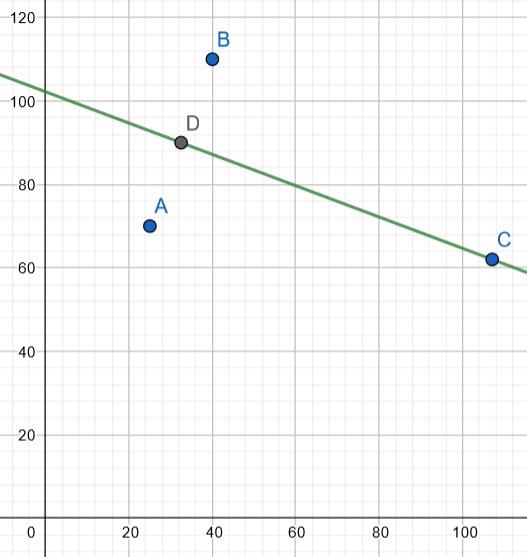
#> input picture ComputerScience/4th-year/Computer_Vision/Calibracion/getCamExample.png, 527 x 557 px
$ python angulos.py getCamExample.png
#> lines starting #> are read from the running program, lines starting #| are printed output that depends on the picture
#!/usr/bin/env python

from math import prod
from cv2 import EVENT_LBUTTONDBLCLK
import numpy as np
import cv2   as cv

import sys
from glob import glob

#Definimos las funciones que vamos a utilizar
def prodEsc(x,y):
    p = 0
    for i in range(0,len(x)):
        p += x[i]*y[i]
    return p

def norm(x):
    return np.sqrt(prodEsc(x,x))

def min(x,y):
    if (x<=y):
        return x
    return y

#Llevamos un estado:
#   0: ningún punto seleccionado
#   1: primer punto seleccionado
#   2: ambos puntos seleccionados
state = 0

#El manejador del ratón
def mouse_handler(event, x, y, flags, params):
    #Si detectamos un doble click
    if event == cv.EVENT_LBUTTONDBLCLK:
        global state, p1, p2
        #Si el estado es 0, creamos el punto 1
        if state == 0:
            p1 = np.array([x,y])
            state = 1
        #Si el estado es 1, creamos el punto 2
        elif state == 1:
            p2 = np.array([x,y])
            state = 2
        #Si el estado es 2, volvemos al inicio
        else:
            p1 = np.empty(2)
            p2 = np.empty(2)
            state = 0
    return

#Tomamos la imagen que nos pasan como ruta
url = glob(sys.argv[1])[0]

#Asumo que está hecha con mi cámara
f=3488

#Mostramos la imagen y dejamos marcar los puntos con el ratón
img = cv.imread(url)
#> img is the input picture: shape (557, 527, 3); mean B, G, R 248.6, 248.8, 248.3

p1 = np.empty(2)
p2 = np.empty(2)

#Creamos la ventana
cv.namedWindow("Img")

#Asignamos el manejador
cv.setMouseCallback("Img",mouse_handler)

#Definimos el punto donde se "encuentra" la cámara
dims = img.shape
#> dims = (557, 527, 3)
C = np.array([dims[1]/2, dims[0]/2, 0])
#> C = [263.5, 278.5, 0]

#Reescalamos la imagen para que sea más cómodo porque es muy grande
factor = 20
dim = (int(dims[1]*factor/100), int(dims[0]*factor/100))
#> dim = (105, 111)
rs = cv.resize(img, dim)
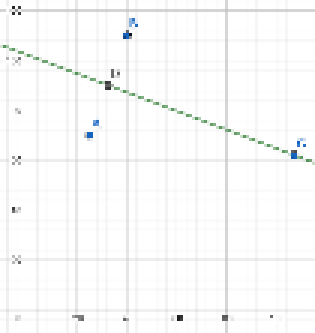
#> rs: shape (111, 105, 3) (shown 3 times larger); mean B, G, R 249.8, 250, 249.5

while True:
    key = cv.waitKey(1) & 0xFF
#> (key Esc is pressed here)
    if key == 27: break

    imgF = rs.copy()

    #Cuando hay algún punto seleccionado, lo mostramos
    if state >= 1:
        cv.circle(imgF, (int(p1[0]), int(p1[1])), 10, (255,0,0))
        cv.putText(imgF, "("+str(int(p1[0]*100/factor))+", "+str(int(p1[1]*100/factor))+")" , (min(int(p1[0]+12), dim[0]-100), int(p1[1])), cv.FONT_HERSHEY_SIMPLEX, 0.5, (255,255,255))

        #Si están los dos puntos los mostramos y calculamos el ángulo
        if state == 2:
            cv.circle(imgF, (int(p2[0]), int(p2[1])), 10, (0,255,0))
            cv.putText(imgF, "("+str(int(p2[0]*100/factor))+", "+str(int(p2[1]*100/factor))+")" , (min(int(p2[0]+12), dim[0]-100), int(p2[1])), cv.FONT_HERSHEY_SIMPLEX, 0.5, (255,255,255))
            #Pasamos los puntos a 3D
            cp1 = np.append(p1*100/factor, f) - C
            cp2 = np.append(p2*100/factor, f) - C
            #Calculamos el ángulo
            alpha = np.arccos(prodEsc(cp1, cp2)/(norm(cp1)*norm(cp2)))*360/(2*np.pi)
            cv.putText(imgF, str(alpha), (min(int(p2[0])-8, dim[0]-100), min(int(p2[1])+24, dim[1]-50)), cv.FONT_HERSHEY_SIMPLEX, 0.5, (255,255,255))


    cv.imshow("Img", imgF)
